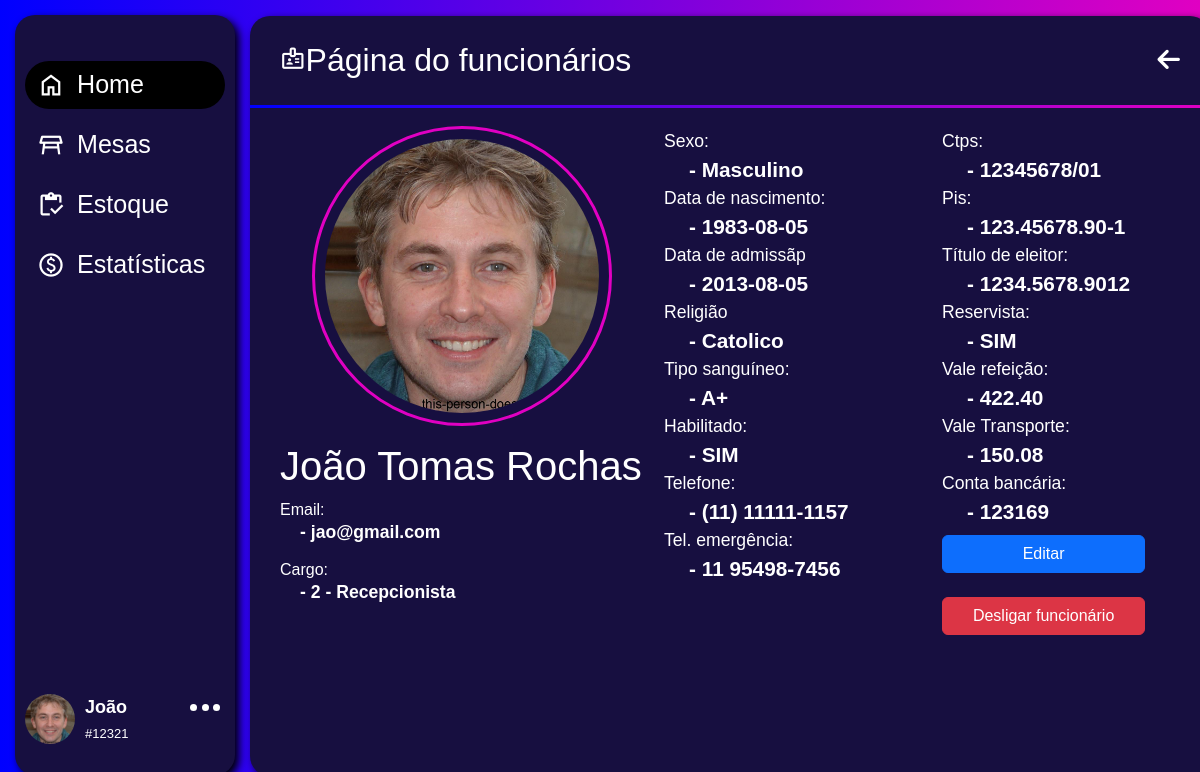
The app's page /Desktop/ADM/app/pagina-inicial/controle-de-funcionarios/pagina-do-funcionario/pag_func.php?id_func=12321 (signed in) with its own data.
### tables this page shows
CREATE TABLE `funcionarios` (
  `id_func` int(11) NOT NULL,
  `id_tipo` int(11) NOT NULL,
  `nome` varchar(255) NOT NULL,
  `cpf_func` char(14) NOT NULL,
  `dta_nasc` date NOT NULL,
  `sexo` varchar(10) NOT NULL,
  `dta_admissao` date NOT NULL,
  `dta_demissao` date DEFAULT NULL,
  `religiao` varchar(50) DEFAULT NULL,
  `tipo_sanguineo` varchar(3) NOT NULL,
  `tel` char(15) NOT NULL,
  `tel_emergencia` char(15) NOT NULL,
  `ctps` char(14) DEFAULT NULL,
  `pis` char(14) DEFAULT NULL,
  `tit_eleitor` char(16) NOT NULL,
  `reservista` char(3) DEFAULT NULL,
  `vr` float(10,2) DEFAULT NULL,
  `vt` float(10,2) DEFAULT NULL,
  `comissao` float(10,2) NOT NULL,
  `conta_bancaria` varchar(50) NOT NULL,
  `habilitado` varchar(10) DEFAULT NULL,
  `email_adm` varchar(100) NOT NULL,
  `senha_adm` varchar(100) NOT NULL,
  `avatar` varchar(50) DEFAULT NULL
);

CREATE TABLE `tipo` (
  `id_tipo` int(11) NOT NULL,
  `cargo` varchar(50) NOT NULL,
  `sal_hora` float(10,2) NOT NULL,
  `carga_horaria` float(10,2) NOT NULL,
  `salario` float(10,2) NOT NULL
);

### Desktop/ADM/app/pagina-inicial/controle-de-funcionarios/pagina-do-funcionario/pag_func.php (the view, shortened to what this page needs)
<?php
include_once(__DIR__ . '/../../../../PHP/conn.php');
$nomeFunc = $_SESSION['nome'];
$idFunc = $_SESSION['id_func'];
$parts = explode(" ", $nomeFunc);
$primeiroNome = $parts[0];
$avatar = '../../../../../imgbd/' . $_SESSION['avatarSession'];
if(!empty($_GET['id_func'])){
    $id = $_GET['id_func'];
    $edit = $sql->query("SELECT * FROM funcionarios WHERE id_func=$id");
    if($edit->num_rows > 0){
        $user_dados = mysqli_fetch_assoc($edit);
        $avatar_func = $user_dados['avatar'];
        $avatar_f = '../../../../../imgbd/' . $avatar_func;
        $id_tipo = $user_dados['id_tipo'];
        $edit_cargo = $sql->query("SELECT cargo FROM tipo WHERE id_tipo = $id_tipo");
        if ($edit_cargo->num_rows > 0) {
            $cargo = $edit_cargo->fetch_assoc()['cargo'];
        } else {
            $cargo = "Cargo não encontrado";
        }
    }else{
        header('location:');
    }
}
?>
<!DOCTYPE html>
<html lang="pt-br">
<head>
    <link href="https://cdn.jsdelivr.net/npm/bootstrap@5.3.0-alpha3/dist/css/bootstrap.min.css" rel="stylesheet">
    <link rel="stylesheet" href="../../../../assets/css/menu.css">
    <link rel="stylesheet" href="../../../../assets/css/paginaInicial/func.css">
</head>
<body>
    <div class="fundo">
        <aside class="sidebar">
            <nav>
                <a href="../../home.php">
                    <button class="active">
                        <span>
                            <i class="material-symbols-outlined">home</i>
                            <span>Home</span>
                        </span>
                    </button>
                </a>
                <a href="../../../mesas/home_mesa.php">
                    <button>
                        <span>
                            <i class="material-symbols-outlined">table_restaurant</i>
                            <span>Mesas</span>
                        </span>
                    </button>
                </a>
                <a href="../../../estoque/estoque.php">
                    <button>
                        <span>
                            <i class="material-symbols-outlined">inventory</i>
                            <span>Estoque</span>
                        </span>
                    </button>
                </a>
                <a href="../../../estatisticas/index.php">
                    <button>
                        <span>
                            <i class="material-symbols-outlined">paid</i>
                            <span>Estatísticas</span>
                        </span>
                    </button>
                </a>
            </nav>
            <header class="sidebar-header">
                <img class="logo-img" src="<?php echo $avatar; ?>" alt="Foto do usuário">
                <span class="dados">
                    <span class="nome"><?php echo $primeiroNome; ?></span>
                    <br>
                    <span class="id">#<?php echo $idFunc ?></span>
                </span>
                <span id="options">
                    <span class="opcoes">
                        <span class="ball"></span>
                        <span class="ball"></span>
                        <span class="ball"></span>
                    </span>
                </span>
            </header>
        </aside>
        <main class="main">
            <div class="header">
                <div>
                    <i class="material-symbols-outlined">badge</i><span>Página do funcionários</span>
                </div>
                <i class="fa-solid fa-arrow-left" id="backButton"></i>
            </div>
            <hr>
            <div class="mainArea">
                <div class="container">
                    <div class="row">
                        <div class="col-5">
                            <div class="card" style="width: 18rem;">
                                <img src="<?php echo $avatar_f; ?>" class="card-img-top" alt="...">
                                <div class="card-body">
                                    <h1 class="card-title"><?php echo $user_dados['nome'];?></h1>
                                    <div>
                                        <span>Email:</span>
                                        <p class="card-text importantInfo"><?php echo $user_dados['email_adm'];?></p>
                                        <span>Cargo:</span>
                                        <p class="card-text importantInfo"><?php echo $id_tipo . ' ' . '-' . ' ' . $cargo;?></p>
                                    </div>
                                </div>
                            </div>
                        </div>
                        <div class="col-7 informacoes">
                            <div class="row">
                                <div class="col-6">
                                    <p class="perg">Sexo:</p>
                                    <p class="res"><?php echo $user_dados['sexo'];?></p>
                                    <p class="perg">Data de nascimento:</p>
                                    <p class="res"><?php echo $user_dados['dta_nasc'];?></p>
                                    <p class="perg">Data de admissãp</p>
                                    <p class="res"><?php echo $user_dados['dta_admissao'];?></p>
                                    <p class="perg">Religião</p>
                                    <p class="res"><?php echo $user_dados['religiao'];?></p>
                                    <p class="perg">Tipo sanguíneo:</p>
                                    <p class="res"><?php echo $user_dados['tipo_sanguineo'];?></p>
                                    <p class="perg">Habilitado:</p>
                                    <p class="res"><?php echo $user_dados['habilitado'];?></p>
                                    <p class="perg">Telefone:</p>
                                    <p class="res"><?php echo $user_dados['tel'];?></p>
                                    <p class="perg">Tel. emergência:</p>
                                    <p class="res"><?php echo $user_dados['tel_emergencia'];?></p>
                                </div>
                                <div class="col-6">
                                    <p class="perg">Ctps:</p>
                                    <p class="res"><?php echo $user_dados['ctps'];?></p>
                                    <p class="perg">Pis:</p>
                                    <p class="res"><?php echo $user_dados['pis'];?></p>
                                    <p class="perg">Título de eleitor:</p>
                                    <p class="res"><?php echo $user_dados['tit_eleitor'];?></p>
                                    <p class="perg">Reservista:</p>
                                    <p class="res"><?php echo $user_dados['reservista'];?></p>
                                    <p class="perg">Vale refeição:</p>
                                    <p class="res"><?php echo $user_dados['vr'];?></p>
                                    <p class="perg">Vale Transporte:</p>
                                    <p class="res"><?php echo $user_dados['vt'];?></p>
                                    <p class="perg">Conta bancária:</p>
                                    <p class="res"><?php echo $user_dados['conta_bancaria'];?></p>
                                    <a href="../editar-funcionario/editar-funcionario.php?id_func=<?php echo $id; ?>"><button class="btn btn-primary">Editar</button></a>
                                    <br></br>
                                    <a href="javascript:void(0);" onclick="confirmarDesligamento();"><button class="btn btn-danger">Desligar funcionário</button></a>
                                </div>
                            </div>
                        </div>
                    </div>
                </div>
            </div>
        </main>
    </div>
</body>
</html>

### Desktop/ADM/assets/css/menu.css (style rules this page uses)
:root { --rosa: #E000C2; --azulClaro: #07E8FF; --azul: #0000FF; --azulEscuro:#170F40; --azulDiferenciado:#3214E1; }
* { box-sizing: border-box; }
body { margin: 0; font-family: sans-serif; color: #fff; }
.fundo { position: absolute; background-image: linear-gradient(to left, var(--rosa), var(--azul)); width: 100%; height: 100%; }
.sidebar { position: fixed; background-color: var(--azulEscuro); top: 15px; left: 15px; height: 95%; display: flex; flex-direction: column; align-items: flex-start; width: 220px; padding: 40px 10px 30px 10px; border-radius: 20px; box-shadow: 4px 4px 8px black; }
.sidebar-header { display: flex; width: 100%; margin-top: 16px; }
.dados { display: inline-block; margin-left: 10px; }
.nome { font-weight: bold; font-size: 18px; }
.id { font-size: 13px; }
#options { display: flex; justify-content: flex-end; gap: 1; width: 100%; height: 20px; }
.opcoes { text-align: center; width: 40px; height: 20px; z-index: 2; cursor: pointer; }
.ball { display: inline-block; background-color: #fff; width: 7px; height: 7px; border-radius: 50%; cursor: pointer; }
.logo-img { width: 50px; max-height: 50px; border-radius: 50%; object-fit: cover; transition: transform .4s; }
.sidebar button { height: 60px; background: transparent; border: 0; font-family: inherit; color: inherit; cursor: pointer; text-align: left; padding: 0; width: 100%; }
.sidebar button > span { display: inline-flex; align-items: center; gap: 12px; height: 48px; border-radius: 24px; padding: 0 16px 0 12px; line-height: 1; transition: all .2s; width: 100%; font-size: 1.2rem; }
.active > span { background-color: #000; }
.sidebar button i { position: relative; font-size: 28px; transition: .2s; }
.sidebar button span { font-size: 1.4em; }
.sidebar>nav { flex: 1 1 auto; display: flex; flex-direction: column; width: 100%; font-size: .8em; }
.sidebar>nav a { text-decoration: none; color: #FFF; }
.main { margin-left: 250px; margin-top: 16px; height: 95%; width: 80%; border-radius: 20px; background-color: var(--azulEscuro); box-shadow: 4px 4px 8px black; }
.header { margin-left: 30px; padding-top: 20px; padding-bottom: 5px; display: flex; justify-content: space-between; align-items: center; }
#backButton { margin-right: 30px; cursor: pointer; }
.header i { font-size: 1.6em; }
.header span { font-size: 2em; }
.main hr { background-image: linear-gradient(to right, var(--azul), var(--rosa)); height: 3px; border: none; padding: 0px; opacity: 100; }

### Desktop/ADM/assets/css/paginaInicial/func.css (style rules this page uses)
.card { margin: auto; width: 400px !important; background-color: var(--azulescuro); color: #fff; border: 2px solid transparent; }
.card img { display: block; margin: auto; border: 3px solid var(--rosa); border-radius: 100%; padding: 10px; width: 300px; height: 300px; object-fit: cover; }
.card p { line-height: 20px; width: 100%; }
.card span { display: block; }
.card-text { font-weight: bold; margin-left: 20px; }
.card-text::before { content: '- ' ; }
.informacoes { border: 2px solid transparent; }
.informacoes > div { margin-top: 10px; }
p { line-height: 10px; font-size: 1.1em; }
.res { margin-left: 25px; font-size: 1.3em; line-height: 15px; font-weight: bold; cursor: default; }
.res::before { content: '- '; }
.btn { width: 80%; }

### records on screen
funcionarios: avatar (picture), nome "João Tomas Rochas", email_adm "jao@gmail.com", id_tipo "2", sexo "Masculino", dta_nasc "1983-08-05", dta_admissao "2013-08-05", religiao "Catolico", tipo_sanguineo "A+", habilitado "SIM", tel "(11) 11111-1157", tel_emergencia "11 95498-7456", ctps "12345678/01", pis "123.45678.90-1", tit_eleitor "1234.5678.9012", reservista "SIM", vr "422.40", vt "150.08", conta_bancaria "123169"
tipo: cargo "Recepcionista"

### other values on screen
$primeiroNome "João"
$idFunc "12321"
